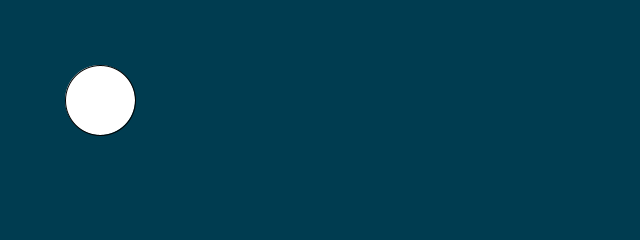
Frame 1 (no input)
Frame 60 (the mouse pressed at the canvas centre just before this capture): identical to frame 1, image omitted
Frame 120 (the mouse held since frame 60 and released just before this capture): identical to frame 1, image omitted

The Processing sketch that drew this single still picture (run headless with seeded random() and noise(); from frame 60 on, the mouse is pressed at the canvas centre):

// Processing sketch: circle_thing
// ── circle_thing.pde
int x, y;
void setup() {
  size(640, 240);
  background(0, 60, 80, 30);
  ellipse(100, 100, 70, 70);
}
void draw(){
  //???
}
